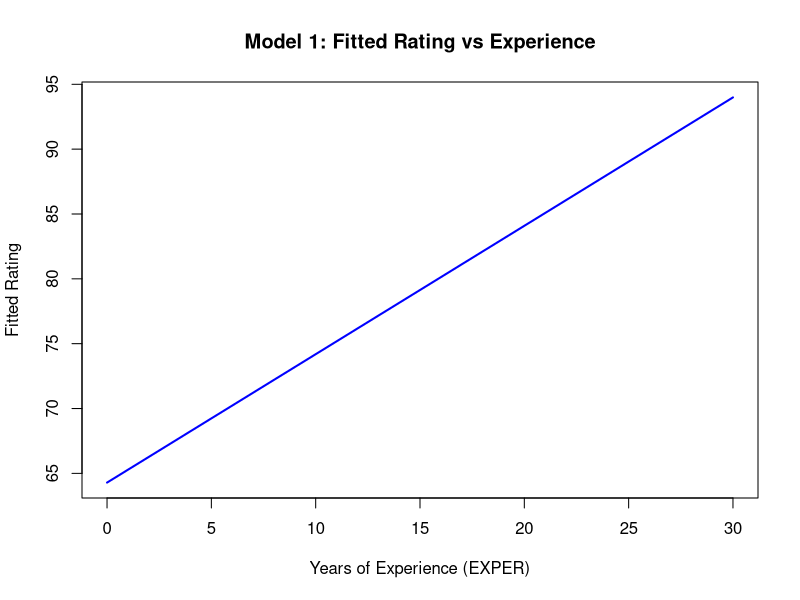
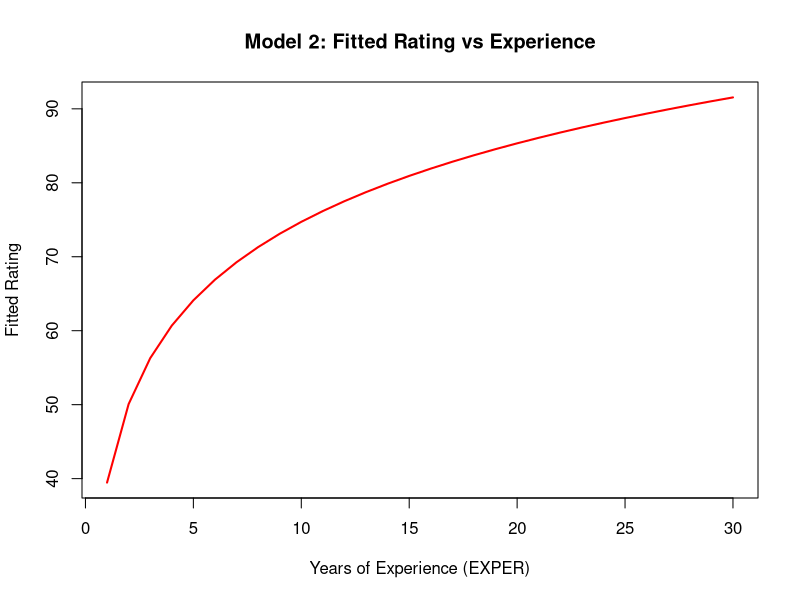

The R script that drew these images, in order:
#a.
# 經驗值範圍
EXPER1 <- 0:30

# Model 1 fitted values
RATING1 <- 64.289 + 0.990 * EXPER1

# 繪圖
plot(EXPER1, RATING1, type="l", col="blue", lwd=2,
     xlab="Years of Experience (EXPER)",
     ylab="Fitted Rating",
     main="Model 1: Fitted Rating vs Experience")

#b.

# 經驗值範圍
EXPER2 <- 1:30

# Model 2 fitted values
RATING2 <- 39.464 + 15.312 * log(EXPER2)

# 繪圖
plot(EXPER2, RATING2, type="l", col="red", lwd=2,
     xlab="Years of Experience (EXPER)",
     ylab="Fitted Rating",
     main="Model 2: Fitted Rating vs Experience")